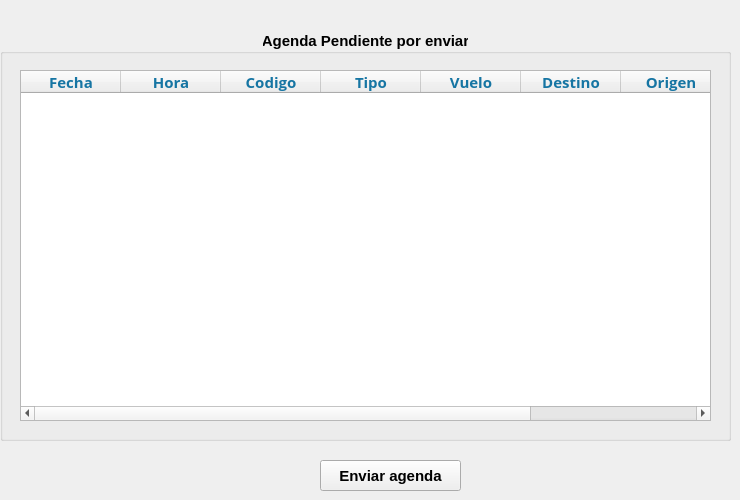
       <widget class="QWidget" name="pg_agendaPendiente">
        <widget class="QGroupBox" name="groupBox_40">
         <property name="geometry">
          <rect>
           <x>0</x>
           <y>30</y>
           <width>731</width>
           <height>411</height>
          </rect>
         </property>
         <property name="font">
          <font>
           <family>Nirmala UI</family>
           <pointsize>11</pointsize>
           <weight>75</weight>
           <bold>true</bold>
          </font>
         </property>
         <property name="title">
          <string>Agenda Pendiente por enviar</string>
         </property>
         <property name="alignment">
          <set>Qt::AlignCenter</set>
         </property>
         <widget class="QTableWidget" name="tb_vistaAerolineaPendiente">
          <property name="geometry">
           <rect>
            <x>20</x>
            <y>40</y>
            <width>691</width>
            <height>351</height>
           </rect>
          </property>
          <property name="font">
           <font>
            <family>Open Sans</family>
            <weight>1</weight>
            <italic>false</italic>
            <bold>false</bold>
           </font>
          </property>
          <property name="styleSheet">
           <string notr="true">color : rgb(0,0,0);
font: 9 pt &quot;Open Sans&quot;</string>
          </property>
          <column>
           <property name="text">
            <string>Fecha</string>
           </property>
           <property name="font">
            <font>
             <family>Nirmala UI</family>
             <pointsize>11</pointsize>
             <weight>75</weight>
             <bold>true</bold>
            </font>
           </property>
           <property name="foreground">
            <brush brushstyle="SolidPattern">
             <color alpha="255">
              <red>22</red>
              <green>117</green>
              <blue>163</blue>
             </color>
            </brush>
           </property>
          </column>
          <column>
           <property name="text">
            <string>Hora</string>
           </property>
           <property name="font">
            <font>
             <family>Nirmala UI</family>
             <pointsize>11</pointsize>
             <weight>75</weight>
             <bold>true</bold>
            </font>
           </property>
           <property name="foreground">
            <brush brushstyle="SolidPattern">
             <color alpha="255">
              <red>22</red>
              <green>117</green>
              <blue>163</blue>
             </color>
            </brush>
           </property>
          </column>
          <column>
           <property name="text">
            <string>Codigo</string>
           </property>
           <property name="font">
            <font>
             <family>Nirmala UI</family>
             <pointsize>11</pointsize>
             <weight>75</weight>
             <bold>true</bold>
            </font>
           </property>
           <property name="foreground">
            <brush brushstyle="SolidPattern">
             <color alpha="255">
              <red>22</red>
              <green>117</green>
              <blue>163</blue>
             </color>
            </brush>
           </property>
          </column>
          <column>
           <property name="text">
            <string>Tipo</string>
           </property>
           <property name="font">
            <font>
             <family>Nirmala UI</family>
             <pointsize>11</pointsize>
             <weight>75</weight>
             <bold>true</bold>
            </font>
           </property>
           <property name="foreground">
            <brush brushstyle="SolidPattern">
             <color alpha="255">
              <red>22</red>
              <green>117</green>
              <blue>163</blue>
             </color>
            </brush>
           </property>
          </column>
          <column>
           <property name="text">
            <string>Vuelo</string>
           </property>
           <property name="font">
            <font>
             <family>Nirmala UI</family>
             <pointsize>11</pointsize>
             <weight>75</weight>
             <bold>true</bold>
            </font>
           </property>
           <property name="foreground">
            <brush brushstyle="SolidPattern">
             <color alpha="255">
              <red>22</red>
              <green>117</green>
              <blue>163</blue>
             </color>
            </brush>
           </property>
          </column>
          <column>
           <property name="text">
            <string>Destino</string>
           </property>
           <property name="font">
            <font>
             <family>Nirmala UI</family>
             <pointsize>11</pointsize>
             <weight>75</weight>
             <bold>true</bold>
            </font>
           </property>
           <property name="foreground">
            <brush brushstyle="SolidPattern">
             <color alpha="255">
              <red>22</red>
              <green>117</green>
              <blue>163</blue>
             </color>
            </brush>
           </property>
          </column>
          <column>
           <property name="text">
            <string>Origen</string>
           </property>
           <property name="font">
            <font>
             <family>Nirmala UI</family>
             <pointsize>11</pointsize>
             <weight>75</weight>
             <bold>true</bold>
            </font>
           </property>
           <property name="foreground">
            <brush brushstyle="SolidPattern">
             <color alpha="255">
              <red>22</red>
              <green>117</green>
              <blue>163</blue>
             </color>
            </brush>
           </property>
          </column>
          <column>
           <property name="text">
            <string>Estado</string>
           </property>
           <property name="font">
            <font>
             <family>Nirmala UI</family>
             <pointsize>11</pointsize>
             <weight>75</weight>
             <bold>true</bold>
            </font>
           </property>
           <property name="foreground">
            <brush brushstyle="SolidPattern">
             <color alpha="255">
              <red>22</red>
              <green>117</green>
              <blue>163</blue>
             </color>
            </brush>
           </property>
          </column>
         </widget>
        </widget>
        <widget class="QPushButton" name="bt_agregar_avion">
         <property name="geometry">
          <rect>
           <x>320</x>
           <y>460</y>
           <width>141</width>
           <height>31</height>
          </rect>
         </property>
         <property name="font">
          <font>
           <family>Nirmala UI</family>
           <pointsize>11</pointsize>
           <weight>75</weight>
           <bold>true</bold>
          </font>
         </property>
         <property name="cursor">
          <cursorShape>PointingHandCursor</cursorShape>
         </property>
         <property name="styleSheet">
          <string notr="true">QPushButton:hover
{
	border-style: solid;
   	background-color:#bbdefb;

}

QPushButton:pressed
{
	background-color:#0069c0;
}</string>
         </property>
         <property name="text">
          <string>Enviar agenda</string>
         </property>
         <property name="iconSize">
          <size>
           <width>40</width>
           <height>50</height>
          </size>
         </property>
         <property name="flat">
          <bool>false</bool>
         </property>
        </widget>
       </widget>
